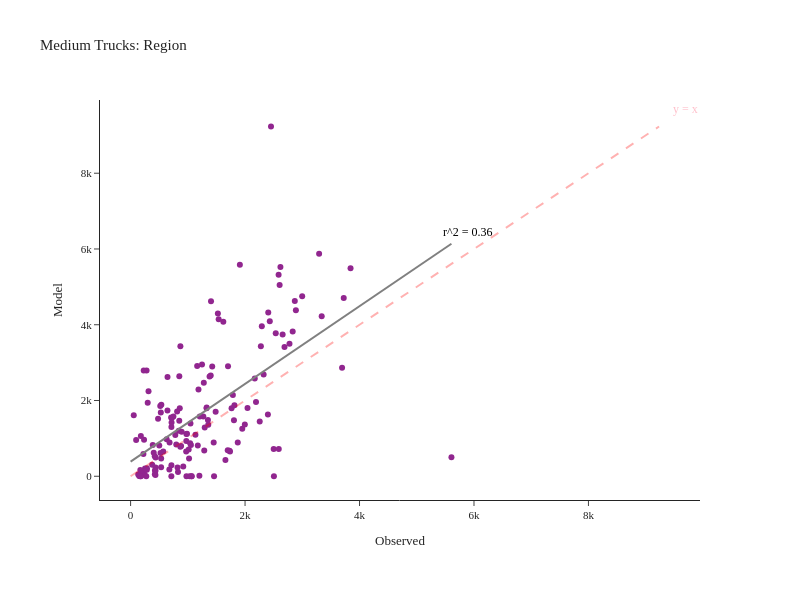

Write notebook code for a chart like this one.
### Code cell
fig = create_truck_chart(df_daily_med, 'Medium')
fig.show()

### Figure 1 — Plotly figure (JSON) as saved in the notebook; plotly's stock layout.template omitted (floating-point values rounded to 4 significant figures; data arrays with more than 128 entries replaced by an {"elided": "..."} marker saying what was removed)
{"data": [{"customdata": {"elided": "149x2 str values"}, "hovertemplate": "Observed=%{x}<br>Model=%{y}<br>location=%{customdata[0]}<br>County=%{customdata[1]}<extra></extra>", "legendgroup": "", "line": {"color": "Grey", "width": 2}, "marker": {"color": "#91268F", "symbol": "circle"}, "mode": "markers", "name": "", "orientation": "v", "showlegend": false, "type": "scatter", "x": {"elided": "149 int values"}, "xaxis": "x", "y": {"elided": "149 int values"}, "yaxis": "y"}, {"hovertemplate": "Observed=%{x}<br>Model=%{y}<extra></extra>", "legendgroup": "", "line": {"color": "Grey", "dash": "solid", "width": 2}, "marker": {"symbol": "circle"}, "mode": "lines", "name": "", "orientation": "v", "showlegend": false, "type": "scatter", "x": [0.0, 56.63, 113.3, 169.9, 226.5, 283.1, 339.8, 396.4, 453.0, 509.6, 566.3, 622.9, 679.5, 736.1, 792.8, 849.4, 906.0, 962.6, 1019.0, 1076.0, 1133.0, 1189.0, 1246.0, 1302.0, 1359.0, 1416.0, 1472.0, 1529.0, 1586.0, 1642.0, 1699.0, 1755.0, 1812.0, 1869.0, 1925.0, 1982.0, 2039.0, 2095.0, 2152.0, 2208.0, 2265.0, 2322.0, 2378.0, 2435.0, 2492.0, 2548.0, 2605.0, 2661.0, 2718.0, 2775.0, 2831.0, 2888.0, 2945.0, 3001.0, 3058.0, 3114.0, 3171.0, 3228.0, 3284.0, 3341.0, 3398.0, 3454.0, 3511.0, 3567.0, 3624.0, 3681.0, 3737.0, 3794.0, 3851.0, 3907.0, 3964.0, 4020.0, 4077.0, 4134.0, 4190.0, 4247.0, 4304.0, 4360.0, 4417.0, 4473.0, 4530.0, 4587.0, 4643.0, 4700.0, 4757.0, 4813.0, 4870.0, 4926.0, 4983.0, 5040.0, 5096.0, 5153.0, 5210.0, 5266.0, 5323.0, 5379.0, 5436.0, 5493.0, 5549.0, 5606.0], "xaxis": "x", "y": [386.0, 444.1, 502.2, 560.4, 618.5, 676.6, 734.7, 792.8, 850.9, 909.0, 967.1, 1025.0, 1083.0, 1141.0, 1200.0, 1258.0, 1316.0, 1374.0, 1432.0, 1490.0, 1548.0, 1606.0, 1665.0, 1723.0, 1781.0, 1839.0, 1897.0, 1955.0, 2013.0, 2071.0, 2129.0, 2188.0, 2246.0, 2304.0, 2362.0, 2420.0, 2478.0, 2536.0, 2594.0, 2652.0, 2711.0, 2769.0, 2827.0, 2885.0, 2943.0, 3001.0, 3059.0, 3117.0, 3175.0, 3234.0, 3292.0, 3350.0, 3408.0, 3466.0, 3524.0, 3582.0, 3640.0, 3698.0, 3757.0, 3815.0, 3873.0, 3931.0, 3989.0, 4047.0, 4105.0, 4163.0, 4222.0, 4280.0, 4338.0, 4396.0, 4454.0, 4512.0, 4570.0, 4628.0, 4686.0, 4745.0, 4803.0, 4861.0, 4919.0, 4977.0, 5035.0, 5093.0, 5151.0, 5209.0, 5268.0, 5326.0, 5384.0, 5442.0, 5500.0, 5558.0, 5616.0, 5674.0, 5732.0, 5791.0, 5849.0, 5907.0, 5965.0, 6023.0, 6081.0, 6139.0], "yaxis": "y"}], "layout": {"annotations": [{"align": "right", "font": {"color": "pink", "size": 12}, "showarrow": false, "text": "y = x", "x": 9696.0, "y": 9696.0}, {"align": "right", "font": {"color": "black", "size": 12}, "showarrow": false, "text": "r^2 = 0.36", "x": 5886.0, "y": 6446.0}], "height": 600, "legend": {"tracegroupgap": 0}, "margin": {"b": 100, "l": 100, "r": 100, "t": 100}, "shapes": [{"line": {"color": "Red", "dash": "dash", "width": 2}, "type": "line", "x0": 0, "x1": 9234, "y0": 0, "y1": 9234}], "title": {"text": "Medium Trucks: Region"}, "width": 800, "xaxis": {"anchor": "y", "domain": [0.0, 1.0], "title": {"text": "Observed"}}, "yaxis": {"anchor": "x", "domain": [0.0, 1.0], "title": {"text": "Model"}}}}
